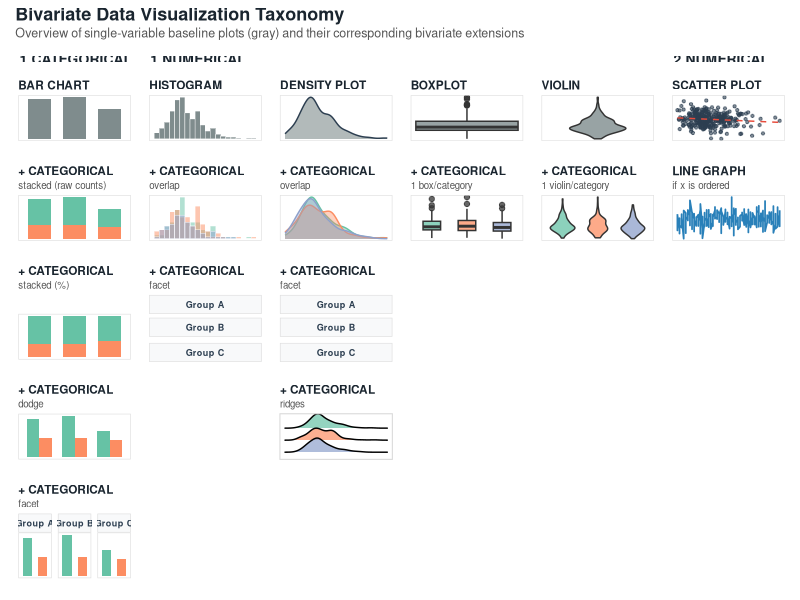
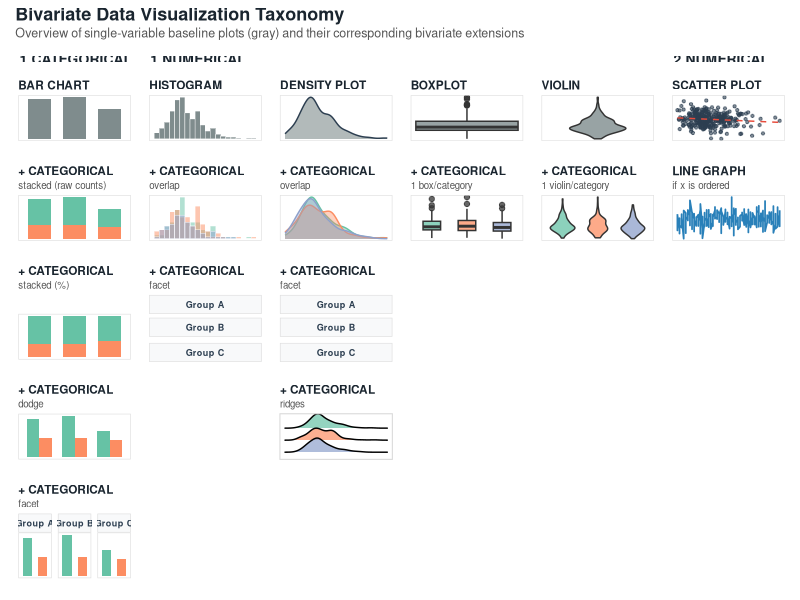

Source code (R) for these figures, in order:
## ---- chunk 1
library(ggplot2)
library(patchwork)
library(ggridges)
library(dplyr)
library(forcats)
library(grid)

# Set seed for reproducibility
set.seed(42)

# Generate synthetic dataset matching all variable needs
n <- 300
df <- data.frame(
  Cat1 = sample(c("Group A", "Group B", "Group C"), n, replace = TRUE),
  Cat2 = sample(c("Type X", "Type Y"), n, replace = TRUE, prob = c(0.6, 0.4)),
  Num1 = c(rnorm(100, mean = 50, sd = 10), rnorm(100, mean = 65, sd = 15), rnorm(100, mean = 40, sd = 8)),
  Num2 = rnorm(n, mean = 100, sd = 20),
  Time = rep(1:50, length.out = n)
)

# Base Theme with added top & bottom plot margins for clean vertical separation
clean_theme <- theme_minimal(base_size = 9) +
  theme(
    plot.title = element_text(size = 8.5, face = "bold", color = "#1a252f", hjust = 0, margin = margin(b = 2)),
    plot.subtitle = element_text(size = 7, color = "#555555", hjust = 0, margin = margin(b = 3)),
    
    panel.grid.major = element_blank(),
    panel.grid.minor = element_blank(),
    panel.border = element_rect(color = "#dcdcdc", fill = NA, linewidth = 0.4),
    
    legend.position = "none",
    
    # Fully remove all axis elements
    axis.title = element_blank(),
    axis.text = element_blank(),
    axis.ticks = element_blank(),
    axis.text.x = element_blank(),
    axis.text.y = element_blank(),
    axis.ticks.x = element_blank(),
    axis.ticks.y = element_blank(),
    
    strip.background = element_rect(fill = "#f8f9fa", color = "#dcdcdc"),
    strip.text = element_text(size = 6.5, face = "bold", color = "#2c3e50"),
    
    # Increased top and bottom margins (8pt top, 4pt right, 8pt bottom, 4pt left)
    plot.margin = margin(t = 8, r = 4, b = 8, l = 4)
  )

color_single <- "#7f8c8d"

# Header Text Generator
section_header <- function(text) {
  wrap_elements(
    panel = textGrob(
      text, 
      gp = gpar(fontsize = 10, fontface = "bold", col = "#1a252f"), 
      x = 0.01, hjust = 0
    )
  )
}

# ==============================================================================
# SECTION 1: 1 CATEGORICAL
# ==============================================================================
p_cat_base <- ggplot(df, aes(x = Cat1)) +
  geom_bar(fill = color_single, width = 0.65) +
  labs(title = "BAR CHART") +
  clean_theme

p_cat_stacked_raw <- ggplot(df, aes(x = Cat1, fill = Cat2)) +
  geom_bar(width = 0.65) +
  scale_fill_brewer(palette = "Set2") +
  labs(title = "+ CATEGORICAL", subtitle = "stacked (raw counts)") +
  clean_theme

p_cat_stacked_pct <- ggplot(df, aes(x = Cat1, fill = Cat2)) +
  geom_bar(position = "fill", width = 0.65) +
  scale_fill_brewer(palette = "Set2") +
  labs(title = "+ CATEGORICAL", subtitle = "stacked (%)") +
  clean_theme

p_cat_dodge <- ggplot(df, aes(x = Cat1, fill = Cat2)) +
  geom_bar(position = "dodge", width = 0.7) +
  scale_fill_brewer(palette = "Set2") +
  labs(title = "+ CATEGORICAL", subtitle = "dodge") +
  clean_theme

p_cat_facet <- ggplot(df, aes(x = Cat2, fill = Cat2)) +
  geom_bar(width = 0.6) +
  facet_wrap(~Cat1) +
  scale_fill_brewer(palette = "Set2") +
  labs(title = "+ CATEGORICAL", subtitle = "facet") +
  clean_theme

# ==============================================================================
# SECTION 2: 1 NUMERICAL
# ==============================================================================
p_hist_single <- ggplot(df, aes(x = Num1)) +
  geom_histogram(bins = 20, fill = color_single, color = "white", linewidth = 0.15) +
  labs(title = "HISTOGRAM") +
  clean_theme

p_hist_overlap <- ggplot(df, aes(x = Num1, fill = Cat1)) +
  geom_histogram(bins = 20, position = "identity", alpha = 0.5, color = "white", linewidth = 0.15) +
  scale_fill_brewer(palette = "Set2") +
  labs(title = "+ CATEGORICAL", subtitle = "overlap") +
  clean_theme

p_hist_facet <- ggplot(df, aes(x = Num1, fill = Cat1)) +
  geom_histogram(bins = 15, color = "white", alpha = 0.85, linewidth = 0.15) +
  facet_wrap(~Cat1, ncol = 1) +
  scale_fill_brewer(palette = "Set2") +
  labs(title = "+ CATEGORICAL", subtitle = "facet") +
  clean_theme

p_density_single <- ggplot(df, aes(x = Num1)) +
  geom_density(fill = color_single, alpha = 0.6, color = "#2c3e50") +
  labs(title = "DENSITY PLOT") +
  clean_theme

p_density_overlap <- ggplot(df, aes(x = Num1, fill = Cat1, color = Cat1)) +
  geom_density(alpha = 0.4) +
  scale_fill_brewer(palette = "Set2") +
  scale_color_brewer(palette = "Set2") +
  labs(title = "+ CATEGORICAL", subtitle = "overlap") +
  clean_theme

p_density_facet <- ggplot(df, aes(x = Num1, fill = Cat1)) +
  geom_density(alpha = 0.6) +
  facet_wrap(~Cat1, ncol = 1) +
  scale_fill_brewer(palette = "Set2") +
  labs(title = "+ CATEGORICAL", subtitle = "facet") +
  clean_theme

p_density_ridges <- ggplot(df, aes(x = Num1, y = fct_rev(Cat1), fill = Cat1)) +
  geom_density_ridges(alpha = 0.7, show.legend = FALSE, scale = 1.2) +
  scale_fill_brewer(palette = "Set2") +
  labs(title = "+ CATEGORICAL", subtitle = "ridges") +
  clean_theme

p_box_single <- ggplot(df, aes(y = Num1)) +
  geom_boxplot(fill = color_single, alpha = 0.8, width = 0.4) +
  labs(title = "BOXPLOT") +
  clean_theme

p_box_cat <- ggplot(df, aes(x = Cat1, y = Num1, fill = Cat1)) +
  geom_boxplot(alpha = 0.75, width = 0.5) +
  scale_fill_brewer(palette = "Set2") +
  labs(title = "+ CATEGORICAL", subtitle = "1 box/category") +
  clean_theme

p_violin_single <- ggplot(df, aes(x = "", y = Num1)) +
  geom_violin(fill = color_single, alpha = 0.8, width = 0.6) +
  labs(title = "VIOLIN") +
  clean_theme

p_violin_cat <- ggplot(df, aes(x = Cat1, y = Num1, fill = Cat1)) +
  geom_violin(alpha = 0.75, width = 0.7) +
  scale_fill_brewer(palette = "Set2") +
  labs(title = "+ CATEGORICAL", subtitle = "1 violin/category") +
  clean_theme

# ==============================================================================
# SECTION 3: 2 NUMERICAL
# ==============================================================================
p_2num_scatter <- ggplot(df, aes(x = Num1, y = Num2)) +
  geom_point(alpha = 0.6, color = "#2c3e50", size = 0.8) +
  geom_smooth(method = "lm", color = "#e74c3c", se = FALSE, linetype = "dashed", linewidth = 0.5) +
  labs(title = "SCATTER PLOT") +
  clean_theme

p_2num_line <- ggplot(df %>% arrange(Time), aes(x = Time, y = Num2)) +
  geom_line(color = "#2980b9", linewidth = 0.6) +
  labs(title = "LINE GRAPH", subtitle = "if x is ordered") +
  clean_theme

# ==============================================================================
# 16:9 GRID ASSEMBLY WITH ENHANCED ROW SPACING
# ==============================================================================
all_plots <- list(
  # Row 1: Section Headers
  section_header("1 CATEGORICAL"),
  section_header("1 NUMERICAL"),
  plot_spacer(),
  plot_spacer(),
  plot_spacer(),
  section_header("2 NUMERICAL"),

  # Row 2: Single Variable Baseline
  p_cat_base, p_hist_single, p_density_single, p_box_single, p_violin_single, p_2num_scatter,

  # Row 3: Extension 1
  p_cat_stacked_raw, p_hist_overlap, p_density_overlap, p_box_cat, p_violin_cat, p_2num_line,

  # Row 4: Extension 2
  p_cat_stacked_pct, p_hist_facet, p_density_facet, plot_spacer(), plot_spacer(), plot_spacer(),

  # Row 5: Extension 3
  p_cat_dodge, plot_spacer(), p_density_ridges, plot_spacer(), plot_spacer(), plot_spacer(),

  # Row 6: Extension 4
  p_cat_facet, plot_spacer(), plot_spacer(), plot_spacer(), plot_spacer(), plot_spacer()
)

master_graphic <- wrap_plots(
  all_plots, 
  ncol = 6, 
  widths = c(1, 1, 1, 1, 1, 1), 
  heights = c(0.12, 1, 1, 1, 1, 1)
) +
  plot_annotation(
    title = "Bivariate Data Visualization Taxonomy",
    subtitle = "Overview of single-variable baseline plots (gray) and their corresponding bivariate extensions",
    theme = theme(
      plot.title = element_text(size = 13, face = "bold", color = "#1a252f", hjust = 0, margin = margin(b = 2)),
      plot.subtitle = element_text(size = 9, color = "#555555", hjust = 0, margin = margin(b = 6))
    )
  )

print(master_graphic)
## ---- chunk 2
# Export for Widescreen 16:9 Presentation (13.33" x 7.5")
ggsave(
  filename = "bivariate_taxonomy_16x9.png",
  plot = master_graphic,
  width = 13.33,
  height = 7.5,
  units = "in",
  dpi = 300
)
